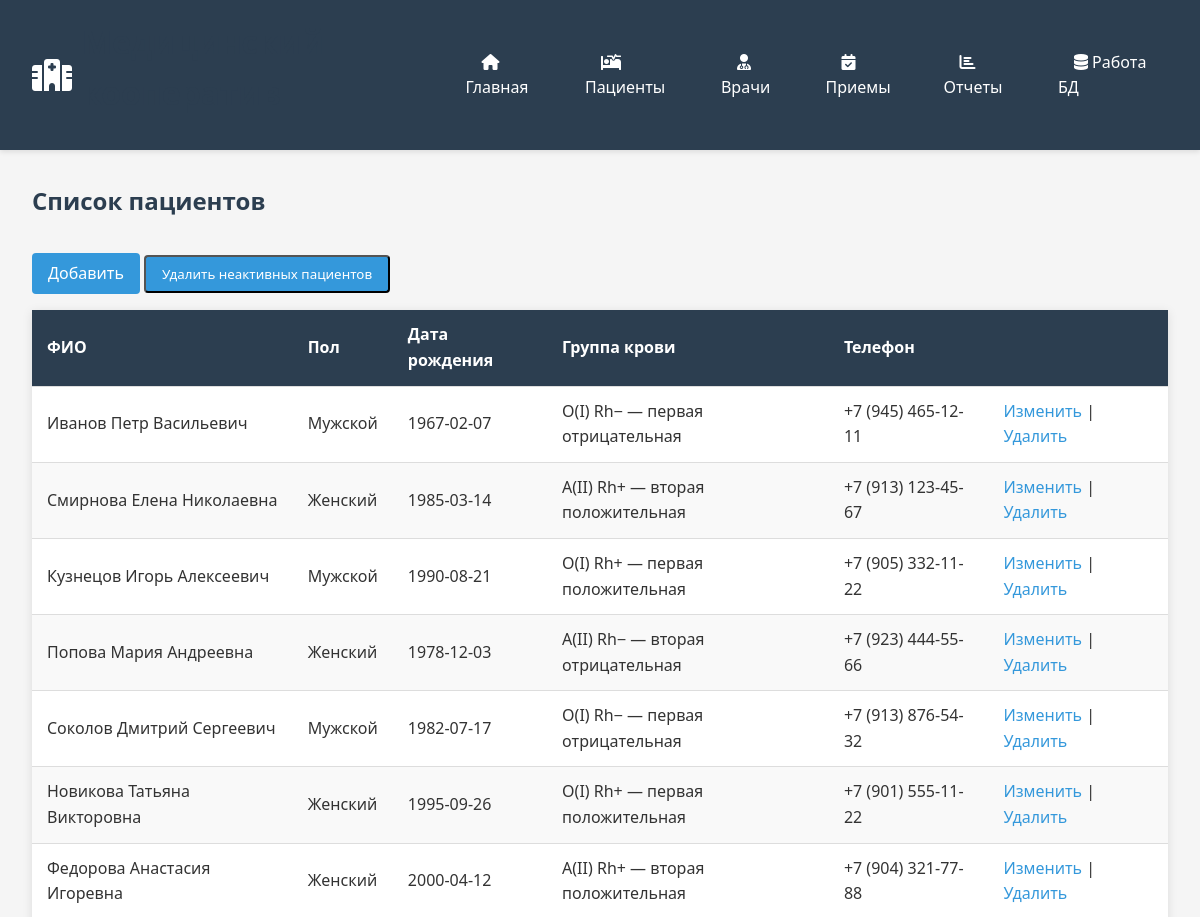
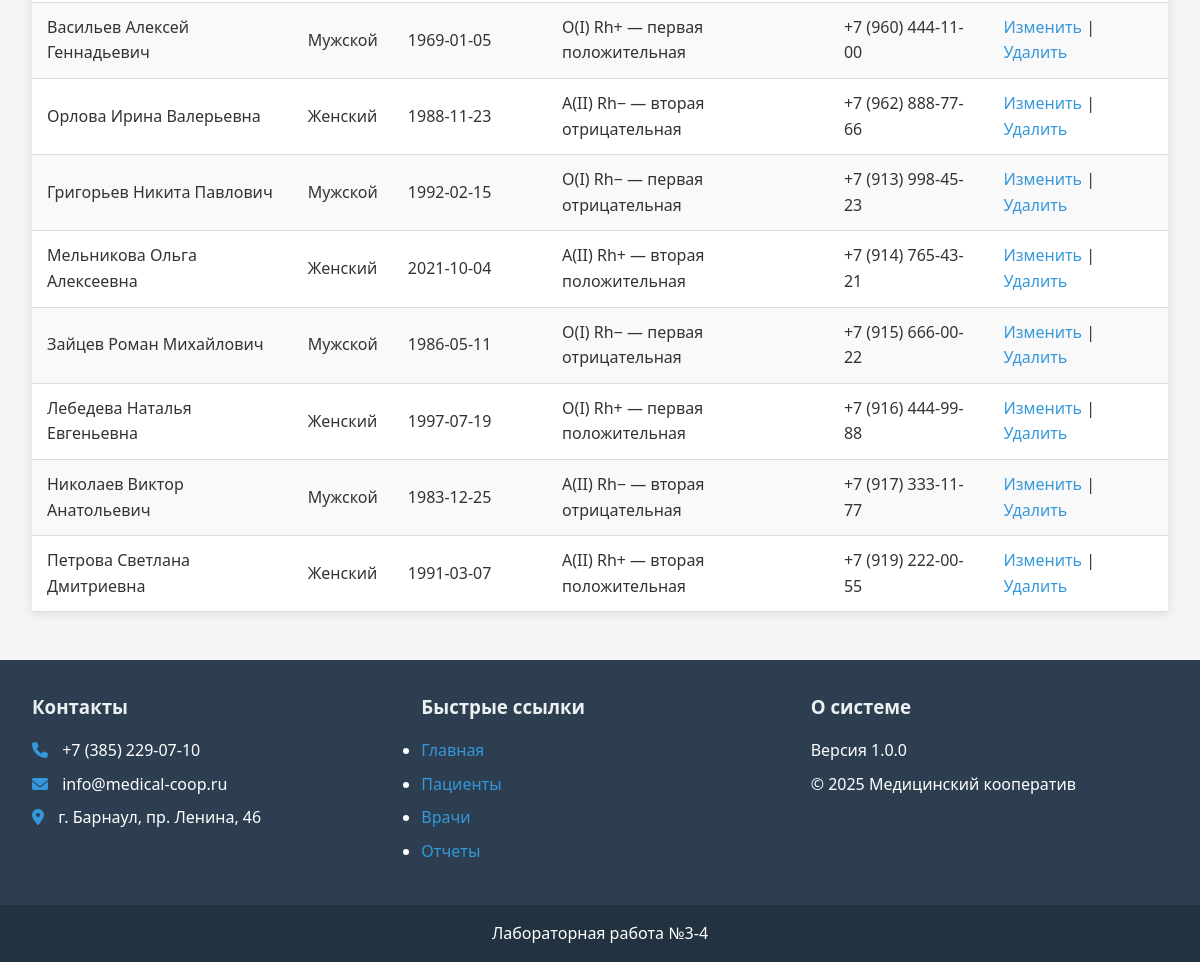
The page /pages/patients/patients.php?success=1 on the database as committed earlier (2 pictures, top to bottom).
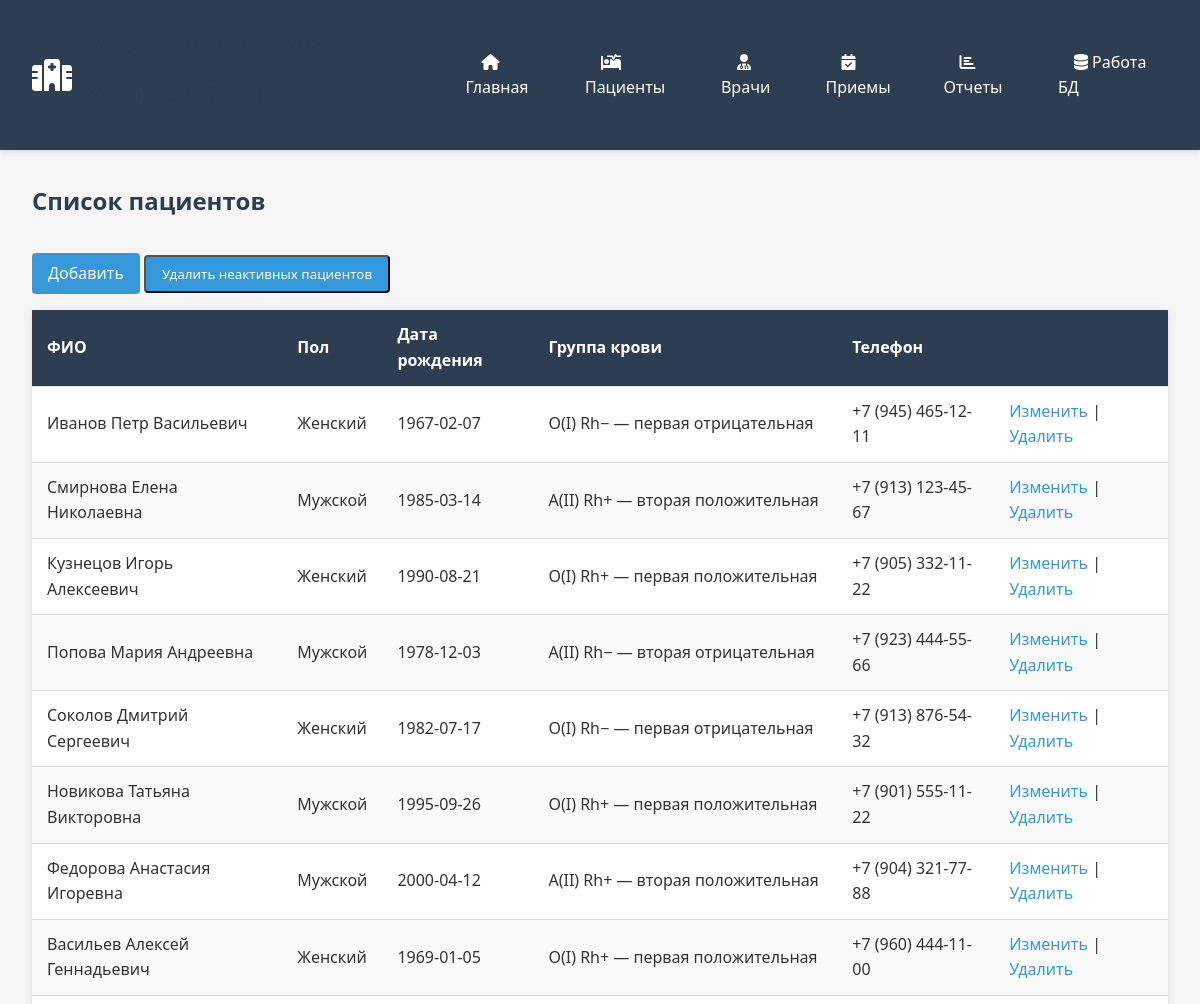
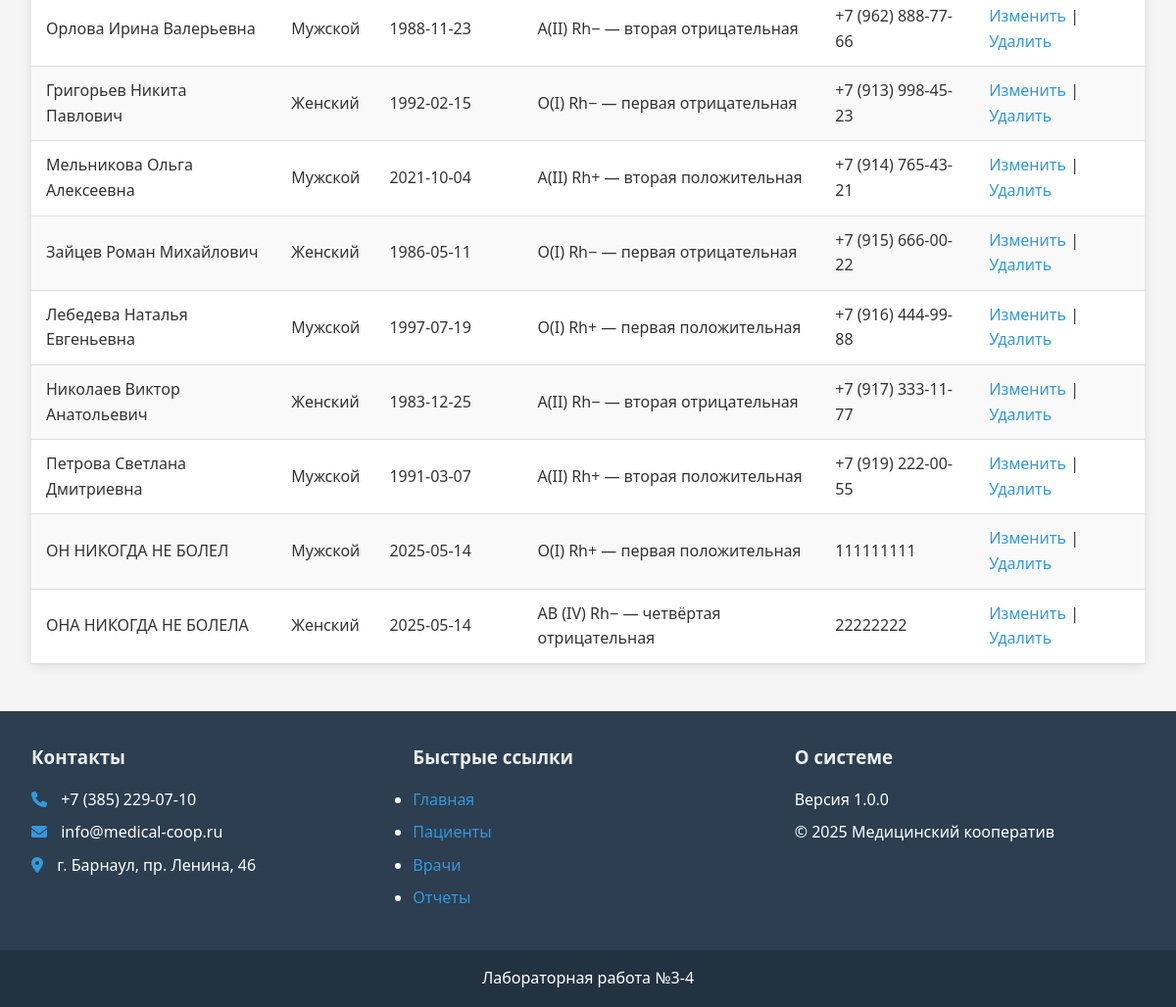
The same page on the database as committed later (2 pictures, top to bottom).
### tables this page shows
CREATE TABLE `patient` (
  `id` int(11) NOT NULL,
  `last_name` varchar(20) DEFAULT NULL,
  `first_name` varchar(20) DEFAULT NULL,
  `patronymic` varchar(20) DEFAULT NULL,
  `gender` int(11) NOT NULL,
  `data_of_birth` date DEFAULT NULL,
  `reg_address` varchar(50) DEFAULT NULL,
  `resid_address` varchar(50) DEFAULT NULL,
  `passport` int(11) DEFAULT NULL,
  `insurance_policy` varchar(50) DEFAULT NULL,
  `organization` varchar(50) DEFAULT NULL,
  `phone_number` varchar(20) DEFAULT NULL,
  `email` varchar(50) DEFAULT NULL,
  `blood_type` int(11) DEFAULT NULL
);

CREATE TABLE `gender` (
  `id` int(11) NOT NULL,
  `gen` varchar(50) DEFAULT NULL
);

CREATE TABLE `blood_type` (
  `id` int(11) NOT NULL,
  `type` varchar(50) DEFAULT NULL
);

### pages/patients/patients.php (the view, shortened to what this page needs)
<?php
require_once '../../includes/header.php';
require_once '../../includes/config.php';
$sql = "SELECT p.*, g.gen as gender_name, bt.type as blood_type_name
        FROM patient p
        JOIN gender g ON p.gender = g.id
        JOIN blood_type bt ON p.blood_type = bt.id";
$result = $conn->query($sql);
?>
<h2>Список пациентов</h2>
<a class="btn" href="pages/patients/patients_insert.php">Добавить</a>
<form method="post" action="pages/patients/clean_patients.php" style="display:inline;">
    <button type="submit" class="btn" onclick="return confirm('Удалить всех неактивных пациентов?')">
        Удалить неактивных пациентов
    </button>
</form>
<?php if ($result->num_rows > 0): ?>
<table class="table">
    <thead>
        <tr>
            <th>ФИО</th>
            <th>Пол</th>
            <th>Дата рождения</th>
            <th>Группа крови</th>
            <th>Телефон</th>
            <th colspan="2"></th>
        </tr>
    </thead>
    <tbody>
        <?php while($row = $result->fetch_assoc()): ?>
        <tr>
            <td><?= $row['last_name'] ?> <?= $row['first_name'] ?> <?= $row['patronymic'] ?></td>
            <td><?= $row['gender_name'] ?></td>
            <td><?= $row['data_of_birth'] ?></td>
            <td><?= $row['blood_type_name'] ?></td>
            <td><?= $row['phone_number'] ?></td>
            <td>
                <a href="pages/patients/patients_update.php?id=<?= $row['id'] ?>">Изменить</a> |
                <a href="pages/patients/patients_delete.php?id=<?= $row['id'] ?>" onclick="return confirm('Вы уверены, что хотите удалить?')">Удалить</a>
            </td>
        </tr>
        <?php endwhile; ?>
    </tbody>
</table>
<?php else: ?>
    <p>Пациенты не найдены.</p>
<?php endif;
require_once '../../includes/footer.php';
?>

### includes/header.php (shortened to what this page needs)
<!DOCTYPE html>
<html lang="ru">
<head>
    <link rel="stylesheet" href="/medical_cooperative/css/style.css">
    <link rel="stylesheet" href="https://cdnjs.cloudflare.com/ajax/libs/font-awesome/6.0.0/css/all.min.css">
</head>
<body>
    <header class="header">
        <div class="logo">
            <i class="fas fa-hospital-alt"></i>
            <h1>Медицинский кооператив</h1>
        </div>
        <nav class="navbar">
            <ul>
                <li><a href="index.php"><i class="fas fa-home"></i> Главная</a></li>
                <li><a href="pages/patients/patients.php"><i class="fas fa-procedures"></i> Пациенты</a></li>
                <li><a href="pages/doctors/doctors.php"><i class="fas fa-user-md"></i> Врачи</a></li>
                <li><a href="pages/visits/visits.php"><i class="fas fa-calendar-check"></i> Приемы</a></li>
                <li><a href="pages/reports/reports.php"><i class="fas fa-chart-bar"></i> Отчеты</a></li>
                <li><a href="workdb.php"><i class="fas fa-database"></i> Работа БД</a></li>
            </ul>
        </nav>
    </header>
    <div class="content-wrapper">

### includes/footer.php
</div>
    <footer class="footer">
        <div class="footer-content">
            <div class="footer-section">
                <h3>Контакты</h3>
                <p><i class="fas fa-phone"></i> +7 (385) 229-07-10</p>
                <p><i class="fas fa-envelope"></i> info@medical-coop.ru</p>
                <p><i class="fas fa-map-marker-alt"></i> г. Барнаул, пр. Ленина, 46</p>
            </div>
            <div class="footer-section">
                <h3>Быстрые ссылки</h3>
                <ul>
                    <li><a href="index.php">Главная</a></li>
                    <li><a href="pages/patients/patients.php">Пациенты</a></li>
                    <li><a href="pages/doctors/doctors.php">Врачи</a></li>
                    <li><a href="pages/reports/reports.php">Отчеты</a></li>
                </ul>
            </div>
            <div class="footer-section">
                <h3>О системе</h3>
                <p>Версия 1.0.0</p>
                <p>&copy; 2025 Медицинский кооператив</p>
            </div>
        </div>
        <div class="footer-bottom">
            <p>Лабораторная работа №3-4</p>
        </div>
    </footer>
</body>
</html>

### css/style.css (style rules this page uses)
:root { --primary-color: #3498db; --secondary-color: #2980b9; --accent-color: #e74c3c; --light-color: #ecf0f1; --dark-color: #2c3e50; --success-color: #2ecc71; --warning-color: #f39c12; --danger-color: #e74c3c; }
* { margin: 0; padding: 0; box-sizing: border-box; font-family: 'Segoe UI', Tahoma, Geneva, Verdana, sans-serif; }
body { background-color: #f5f5f5; color: #333; line-height: 1.6; }
a { text-decoration: none; color: var(--primary-color); }
.header { background-color: var(--dark-color); color: white; padding: 1rem 2rem; display: flex; justify-content: space-between; align-items: center; box-shadow: 0 2px 5px rgba(0,0,0,0.1); }
.logo { display: flex; align-items: center; gap: 10px; }
.logo i { font-size: 2rem; }
.navbar ul { display: flex; list-style: none; gap: 20px; }
.navbar a { color: white; padding: 0.5rem 1rem; border-radius: 4px; transition: background-color 0.3s; }
.content-wrapper { min-height: calc(100vh - 120px); padding: 2rem; }
h1, h2, h3 { margin-bottom: 1rem; color: var(--dark-color); }
.btn { display: inline-block; background: var(--primary-color); color: white; padding: 0.5rem 1rem; border-radius: 4px; margin-top: 1rem; transition: background-color 0.3s; }
.table { width: 100%; border-collapse: collapse; margin: 1rem 0; background: white; box-shadow: 0 2px 10px rgba(0,0,0,0.1); }
.table th, .table td { padding: 12px 15px; text-align: left; border-bottom: 1px solid #ddd; }
.table th { background-color: var(--dark-color); color: white; }
.table tr:nth-child(even) { background-color: #f9f9f9; }
.footer { background-color: var(--dark-color); color: white; padding: 2rem 0 0; }
.footer-content { display: grid; grid-template-columns: repeat(auto-fit, minmax(250px, 1fr)); gap: 2rem; padding: 0 2rem; max-width: 1200px; margin: 0 auto; }
.footer-section h3 { margin-bottom: 1rem; color: var(--light-color); }
.footer-section p, .footer-section li { margin-bottom: 0.5rem; }
.footer-section i { margin-right: 10px; color: var(--primary-color); }
.footer-bottom { text-align: center; padding: 1rem; background-color: rgba(0,0,0,0.2); margin-top: 2rem; }

Rows that differ between the two databases and show on the page:
changed through a linked row, patient "Иванов": gender.gen "Мужской" → "Женский"
changed through a linked row, patient "Смирнова": gender.gen "Женский" → "Мужской"
changed through a linked row, patient "Кузнецов": gender.gen "Мужской" → "Женский"
changed through a linked row, patient "Попова": gender.gen "Женский" → "Мужской"
changed through a linked row, patient "Соколов": gender.gen "Мужской" → "Женский"
changed through a linked row, patient "Новикова": gender.gen "Женский" → "Мужской"
changed through a linked row, patient "Федорова": gender.gen "Женский" → "Мужской"
changed through a linked row, patient "Васильев": gender.gen "Мужской" → "Женский"
changed through a linked row, patient "Орлова": gender.gen "Женский" → "Мужской"
changed through a linked row, patient "Григорьев": gender.gen "Мужской" → "Женский"
changed through a linked row, patient "Мельникова": gender.gen "Женский" → "Мужской"
changed through a linked row, patient "Зайцев": gender.gen "Мужской" → "Женский"
changed through a linked row, patient "Лебедева": gender.gen "Женский" → "Мужской"
changed through a linked row, patient "Николаев": gender.gen "Мужской" → "Женский"
changed through a linked row, patient "Петрова": gender.gen "Женский" → "Мужской"
added patient: last_name "ОН", first_name "НИКОГДА", patronymic "НЕ БОЛЕЛ", gender.gen "Мужской", data_of_birth "2025-05-14", blood_type.type "O(I) Rh+ — первая положительная", phone_number "111111111"
added patient: last_name "ОНА", first_name "НИКОГДА", patronymic "НЕ БОЛЕЛА", gender.gen "Женский", data_of_birth "2025-05-14", blood_type.type "AB (IV) Rh− — четвёртая отрицательная", phone_number "22222222"
